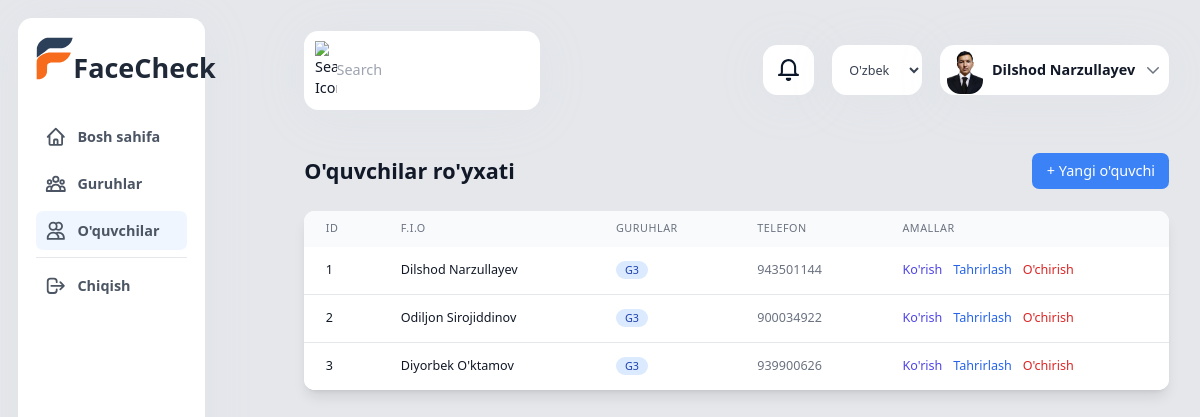
/uz/students/ (signed in), run on the app's committed database.
### app/models.py (models this page shows, shortened)
class CustomUser(AbstractUser):
    USER_TYPE_CHOICES = (
        ('super_admin', 'Super Admin'),
        ('management', 'Rahbariyat'),
        ('teacher', 'O\'qituvchi'),
        ('student', 'O\'quvchi'),
        ('parent', 'Ota-ona'),
    )
    user_type = models.CharField(max_length=20, choices=USER_TYPE_CHOICES)
    phone_number = models.CharField(max_length=15, blank=True)
    profile_image = models.ImageField(upload_to='profile_pictures/', null=False, blank=False)
    face_encoding = models.BinaryField(null=True, blank=True)
    class Meta:
        verbose_name = _('Foydalanuvchi')
        verbose_name_plural = _('Foydalanuvchilar')

class Student(models.Model):
    user = models.OneToOneField(CustomUser, on_delete=models.CASCADE)
    groups = models.ManyToManyField(Group, related_name='students')
    parents = models.ManyToManyField(CustomUser, related_name='children')
    student_id = models.CharField(_("O'quvchi ID"), max_length=20, unique=True)
    class Meta:
        verbose_name = _("O'quvchi")
        verbose_name_plural = _("O'quvchilar")

class Group(models.Model):
    name = models.CharField(_('Nomi'), max_length=100)
    department = models.ForeignKey(Department, on_delete=models.CASCADE, related_name='groups')
    teacher = models.ForeignKey(CustomUser, on_delete=models.SET_NULL, null=True, related_name='teaching_groups')
    start_date = models.DateField(_('Boshlanish sanasi'))
    end_date = models.DateField(_('Tugash sanasi'))
    active = models.BooleanField(_('Faol'), default=True)
    created_at = models.DateTimeField(auto_now_add=True)
    class Meta:
        verbose_name = _('Guruh')
        verbose_name_plural = _('Guruhlar')
        ordering = ['-created_at']

### app/views.py (the view)
# urls.py: path('students/', views.student_list, name='student_list'),
@login_required
def student_list(request):
    students = Student.objects.select_related('user').all()
    return render(request, 'students/list.html', {'students': students})

### app/context_processors.py (called while the page is built)
def camera_status(request):
    context = {}
    if request.user.is_authenticated and (request.user.is_staff or request.user.is_superuser):
        context['active_camera_count'] = Camera.objects.filter(active=True).count()
    return context

### app/templates/students/list.html
{% extends 'base.html' %}
{% load static %}
{% load i18n %}
{% block content %}
<div class="container mx-auto p-6">
    <div class="flex justify-between items-center mb-6">
        <h1 class="text-2xl font-bold text-gray-900">{% trans "O'quvchilar ro'yxati" %}</h1>
        <a href="{% url 'app:student_add' %}" class="bg-blue-500 text-white px-4 py-2 rounded-lg hover:bg-blue-600">
            + {% trans "Yangi o'quvchi" %}
        </a>
    </div>
    <div class="bg-white rounded-xl shadow-lg overflow-hidden">
        <div class="overflow-x-auto">
            <table class="min-w-full table-auto">
                <thead class="bg-gray-50">
                    <tr>
                        <th class="px-6 py-3 text-left text-xs font-medium text-gray-500 uppercase tracking-wider">{% trans "ID" %}</th>
                        <th class="px-6 py-3 text-left text-xs font-medium text-gray-500 uppercase tracking-wider">{% trans "F.I.O" %}</th>
                        <th class="px-6 py-3 text-left text-xs font-medium text-gray-500 uppercase tracking-wider">{% trans "Guruhlar" %}</th>
                        <th class="px-6 py-3 text-left text-xs font-medium text-gray-500 uppercase tracking-wider">{% trans "Telefon" %}</th>
                        <th class="px-6 py-3 text-left text-xs font-medium text-gray-500 uppercase tracking-wider">{% trans "Amallar" %}</th>
                    </tr>
                </thead>
                <tbody class="bg-white divide-y divide-gray-200">
                    {% for student in students %}
                    <tr class="hover:bg-gray-50">
                        <td class="px-6 py-4 whitespace-nowrap text-sm font-medium text-gray-900">
                            {{ student.student_id }}
                        </td>
                        <td class="px-6 py-4 whitespace-nowrap text-sm text-gray-900">
                            {{ student.user.get_full_name }}
                        </td>
                        <td class="px-6 py-4 whitespace-nowrap text-sm text-gray-500">
                            {% for group in student.groups.all %}
                                <span class="inline-flex items-center px-2.5 py-0.5 rounded-full text-xs font-medium bg-blue-100 text-blue-800 mr-2">
                                    {{ group.name }}
                                </span>
                            {% endfor %}
                        </td>
                        <td class="px-6 py-4 whitespace-nowrap text-sm text-gray-500">
                            {{ student.user.phone_number }}
                        </td>
                        <td class="px-6 py-4 whitespace-nowrap text-sm font-medium">
                            <div class="flex space-x-3">
                                <a href="{% url 'app:student_detail' student.pk %}" class="text-indigo-600 hover:text-indigo-900">
                                    {% trans "Ko'rish" %}
                                </a>
                                <a href="{% url 'app:student_edit' student.pk %}" class="text-blue-600 hover:text-blue-900">
                                    {% trans "Tahrirlash" %}
                                </a>
                                <a href="{% url 'app:student_delete' student.pk %}" class="text-red-600 hover:text-red-900">
                                    {% trans "O'chirish" %}
                                </a>
                            </div>
                        </td>
                    </tr>
                    {% empty %}
                    <tr>
                        <td colspan="5" class="px-6 py-4 text-center text-gray-500">
                            {% trans "O'quvchilar topilmadi" %}
                        </td>
                    </tr>
                    {% endfor %}
                </tbody>
            </table>
        </div>
    </div>
</div>
{% endblock %}

### app/templates/details/header.html (shortened to what this page needs)
{% load static %}
{% load i18n %}
<div class="container w-full mx-auto p-6">
    <div class="flex justify-between items-center mb-7.5">
        <div class="search-bar flex items-center bg-white rounded-2xl p-3 w-[16.375rem] shadow-[0px_6px_58px_#c3cbd61a]">
            <img src="{% static 'assets/images/img_icn_general_search.svg' %}" alt="{% trans 'Search Icon' %}" width="24" height="24" class="mr-2.75" />
            <input type="text" placeholder="{% trans 'Search' %}" class="border-none outline-none text-base text-gray-600 w-full bg-transparent" />
        </div>
        <div class="user-actions flex items-center">
            <div class="notifications bg-white rounded-2xl w-14 h-14 flex justify-center items-center mr-5 shadow-[0px_6px_58px_#c3cbd61a] cursor-pointer">
                <img src="{% static 'assets/images/img_icn_general_notifications.svg' %}" alt="{% trans 'Notifications' %}" width="24" height="24" />
            </div>
            <div class="relative flex items-center">
                <form action="{% url 'set_language' %}" method="post" class="mr-5">
                    <select name="language" onchange="this.form.submit()" class="bg-white rounded-2xl h-14 w-[100px] text-sm text-gray-700 px-4 py-1 shadow-[0px_6px_58px_#c3cbd61a] focus:outline-none hover:bg-gray-50 cursor-pointer">
                        {% get_current_language as LANGUAGE_CODE %}
                        {% get_available_languages as LANGUAGES %}
                        {% for lang in LANGUAGES %}
                            <option value="{{ lang.0 }}" {% if lang.0 == LANGUAGE_CODE %}selected{% endif %}>
                                {{ lang.1 }}
                            </option>
                        {% endfor %}
                    </select>
                </form>
                <button type="button" onclick="toggleDropdown()" class="user-profile flex items-center bg-white h-14 rounded-2xl p-2 shadow-[0px_6px_58px_#c3cbd61a] hover:bg-gray-50">
                    {% if request.user.profile_image %}
                        <img src="{{ request.user.profile_image.url }}" alt="{% trans 'User Profile' %}" class="profile-pic w-[40px] rounded-[0.9375rem] mr-2.5" />
                    {% else %}
                        <span class="profile-pic w-[40px] h-[40px] rounded-[0.9375rem] mr-2.5 bg-gray-300 flex items-center justify-center text-xl text-gray-600">{{ request.user.get_full_name|make_list|first|upper }}</span>
                    {% endif %}
                    <span class="text-base font-bold text-gray-900 mr-2.5">{{ user.get_full_name }}</span>
                    <svg class="w-5 h-5 text-gray-500" fill="none" stroke="currentColor" viewBox="0 0 24 24">
                        <path stroke-linecap="round" stroke-linejoin="round" stroke-width="2" d="M19 9l-7 7-7-7" />
                    </svg>
                </button>
            </div>
        </div>
    </div>
</div>

### app/templates/base.html (style rules this page uses)
body { zoom: 0.9; -moz-transform: scale(0.9); -moz-transform-origin: 0 0; }

### data on the page
CustomUser: user.profile_image (picture), get_full_name "Dilshod Narzullayev"
Student: student_id "1", user.get_full_name "Dilshod Narzullayev", user.phone_number "943501144"
Group: name "G3"
Student: student_id "2", user.get_full_name "Odiljon Sirojiddinov", user.phone_number "900034922"
Student: student_id "3", user.get_full_name "Diyorbek O'ktamov", user.phone_number "939900626"

### other printed values
form field language "O'zbek tili"
